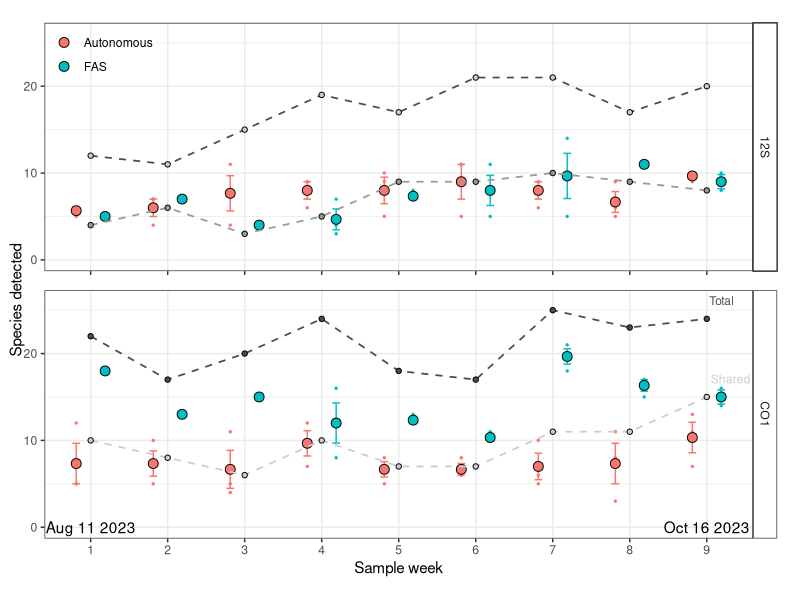
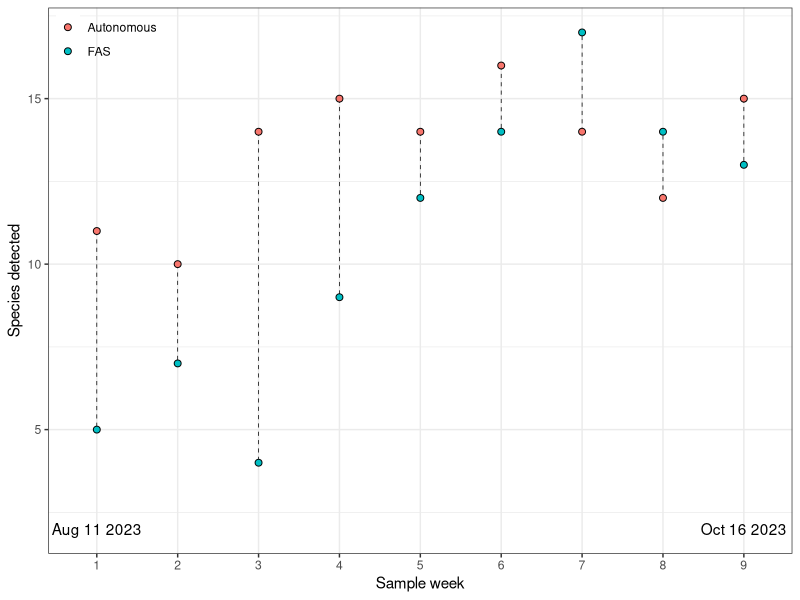

These figures' R source, in order:
## Plotting DOT comparison data -----

#load libraries ---
library(tidyverse)
library(patchwork)

#functions
substrRight <- function(x, n){
  substr(x, nchar(x)-n+1, nchar(x))
}

#load data --- 
dot_data_raw <- read.csv("data/12S_Revised_ASVsGrouped.csv") #fish
dot_data_raw_invert <- read.csv("data/DOTCOI_feature_table_export_filtered.csv")

#format to long 
dot_df <- dot_data_raw%>%
          gather(key = "Sampler",val="reads",3:49)%>%
          mutate(type=ifelse(grepl("X10",Sampler),"Autonomous","FAS"),
                 type=ifelse(grepl("Control",Sampler),"FAS",type),
                 week=ifelse(grepl("X10",Sampler),substrRight(Sampler,1),substr(Sampler,3,3)),
                 rep=case_when(grepl("1003",Sampler)~1,
                               grepl("1004",Sampler)~2,
                               grepl("1005",Sampler)~3,
                               grepl("Control",Sampler)~1,
                               TRUE ~ NA),
                 marker="12S")%>% #only a catch if it didn't work: sum(is.na(dot_df$rep)) == 0
          rename(confed = PercentMatch,
                 Sp = BLAST)

dot_df_invert <- dot_data_raw_invert%>%
                 gather(key = "Sampler",val="reads",7:53)%>%
                 mutate(type=ifelse(grepl("DOT",Sampler),"Autonomous","FAS"),
                         week=substrRight(Sampler,1),
                         rep=case_when(grepl("1003",Sampler)~1,
                                       grepl("1004",Sampler)~2,
                                       grepl("1005",Sampler)~3,
                                       grepl("SR1",Sampler)~1,
                                       grepl("SR3",Sampler)~2,
                                       grepl("SR4",Sampler)~3,
                                       grepl("SR5",Sampler)~4,
                                       TRUE ~ NA),
                        marker="CO1")%>%
                  rename(Sp=Species,confed = 6)

#calculate weekly richness

## Data prep --------------

rich_df <- rbind(dot_df,dot_df_invert%>%select(names(dot_df)))%>% #number of speci
            filter(reads>0)

dot_df_rich_rep <- rich_df%>% #per replicate richness
                  group_by(marker,type,week,rep)%>%
                  summarize(nspecies=length(unique(Sp)))%>%
                  ungroup()%>%
                  data.frame()

dot_df_week_rich <- dot_df_rich_rep%>% #average replicate richness
                    group_by(marker,type,week)%>%
                    summarize(mn=mean(nspecies),
                              sd=sd(nspecies))%>%
                    ungroup()%>%
                    mutate(se=sd/sqrt(3),
                           se=ifelse(week>3 & type == "SR",sd,se))%>%
                    data.frame()%>%
                    mutate(rep=NA)

dot_df_week_rich_overlap <- rich_df%>% #overlap amongst species detected per week. 
                      group_by(marker,type,week)%>%
                      distinct(Sp,.keep_all=TRUE)%>%
                      ungroup()%>%
                      group_by(marker,week,Sp)%>%
                      summarize(count=n())%>%
                      ungroup()%>%
                      group_by(marker,week)%>%
                      summarize(shared = sum(count==2),
                                count=n(),
                                overlap = shared/count)%>%
                      ungroup()%>%
                      data.frame()%>%
                      mutate(rep=NA,se=NA,sd=NA)

#Assemble plot data
plotvals <- c("marker","type","week","rep","xval","sd","se")

plotdata <- rbind(dot_df_rich_rep%>%
                    rename(xval=nspecies)%>%
                    mutate(sd=NA,se=NA,type=paste(type,"replicate",sep="_"))%>%
                    select(plotvals),
                  
                  dot_df_week_rich%>%
                    rename(xval=mn)%>%
                    dplyr::select(plotvals),
                  
                  dot_df_week_rich_overlap%>%
                    rename(Shared = shared,
                           Total=count)%>%
                    gather(key = "type", value = "xval", Shared, Total)%>%
                    mutate(sd=NA,se=NA)%>%
                    select(plotvals)
                  
)%>%mutate(type2=gsub("_replicate","",type))


#12S marker plot --------------
p1_a <- ggplot()+
  #per replicate points
  geom_point(data=plotdata%>%
               filter(marker=="12S",type%in%c("Autonomous_replicate","FAS_replicate")),
             aes(x=week,y=xval,col=type2),size=0.5, position=position_dodge(width=0.75),show.legend = FALSE)+
  
  #mean among replicates
  geom_errorbar(data=plotdata%>%
                  filter(marker=="12S",type %in% c("Autonomous","FAS")),
                aes(x=week,y=xval,ymin=xval-se,ymax=xval+se,group=type2,col=type2),
                #linetype = "dotted",
                position=position_dodge(width=0.75),
                width=0.2,show.legend = FALSE)+
  geom_point(data=plotdata%>%filter(marker=="12S",type %in% c("Autonomous","FAS")),
             position=position_dodge(width=0.75),size=3,
             aes(x=week,y=xval,group=type2,fill=type2),pch=21,col="black")+
  
  #shared species points and line
  geom_line(data=plotdata%>%
              filter(marker=="12S",type=="Shared")%>%
              mutate(marker="12S"),aes(x=week,y=xval,group=1),lty=2,col="grey60",lwd=0.6)+
  geom_point(data=plotdata%>%filter(marker=="12S",type=="Shared"),
             aes(x=week,y=xval),shape=21,fill="grey60",size=1.5)+
  
  #total species 
  geom_line(data=plotdata%>%
              filter(marker=="12S",type=="Total")%>%
              mutate(marker="12S"),aes(x=week,y=xval,group=1),lty=2,col="grey30",lwd=0.6)+
  geom_point(data=plotdata%>%filter(marker=="12S",type=="Total"),
             aes(x=week,y=xval),shape=21,fill="grey80",size=1.5)+
  
  facet_grid(marker~.)+
  theme_bw()+
  labs(x="Sample week",y="Species detected",fill="")+
  theme(legend.position = c(0, 1),  # Position legend in the top left
        legend.justification = c(0, 1),
        legend.background = element_blank(),
        legend.title = element_blank(),
        strip.background = element_rect(fill="white"),
        axis.text.x = element_blank(),
        axis.title.x = element_blank())+
  scale_y_continuous(limits = c(0,26))

#CO1 marker plot --------------
p1_b <- ggplot()+
  #per replicate points
  geom_point(data=plotdata%>%
               filter(marker=="CO1",type%in%c("Autonomous_replicate","FAS_replicate")),
             aes(x=week,y=xval,col=type2),size=0.5, position=position_dodge(width=0.75),show.legend = FALSE)+
  
  #mean among replicates
  geom_errorbar(data=plotdata%>%
                  filter(marker=="CO1",type %in% c("Autonomous","FAS")),
                aes(x=week,y=xval,ymin=xval-se,ymax=xval+se,group=type2,col=type2),
                #linetype = "dotted",
                position=position_dodge(width=0.75),
                width=0.2,show.legend = FALSE)+
  geom_point(data=plotdata%>%filter(marker=="CO1",type %in% c("Autonomous","FAS")),
             position=position_dodge(width=0.75),size=3,
             aes(x=week,y=xval,group=type2,fill=type2),pch=21,col="black")+
  
  #shared species points and line
  geom_line(data=plotdata%>%
              filter(marker=="CO1",type=="Shared")%>%
              mutate(marker="CO1"),aes(x=week,y=xval,group=1),lty=2,col="grey80",lwd=0.6)+
  geom_point(data=plotdata%>%filter(marker=="CO1",type=="Shared"),
             aes(x=week,y=xval),shape=21,fill="grey80",size=1.5)+
  
  #total species 
  geom_line(data=plotdata%>%
              filter(marker=="CO1",type=="Total")%>%
              mutate(marker="CO1"),aes(x=week,y=xval,group=1),lty=2,col="grey30",lwd=0.6)+
  geom_point(data=plotdata%>%filter(marker=="CO1",type=="Total"),
             aes(x=week,y=xval),shape=21,fill="grey30",size=1.5)+
  
  # Labels for total and shared lines
  geom_text(data = plotdata %>%
              filter(marker == "CO1", type %in% c("Total", "Shared"), week == 9),
            aes(x = week, y = xval, label = type), 
            hjust = -0.1, vjust = -1.5, size = 3, color = c("grey80", "grey30"))  +
  
  #facet label
  facet_grid(marker~.)+
  
  #time of week labels
  geom_text(data=data.frame(week = c(1,9),
                            xval = rep(0,2), 
                            label = c("Aug 11 2023","Oct 16 2023")),aes(x=week,y=xval,label=label))+
  theme_bw()+
  labs(x="Sample week",y="Species detected",fill="")+
  theme(legend.position = "none",  
        strip.background = element_rect(fill="white"))+
  scale_y_continuous(limits = c(0,26))


#patchwork combination plot ----
p1 <- wrap_elements(p1_a/p1_b & ylab(NULL) & theme(plot.margin = margin(5.5, 5.5, 5.5, 0))) + 
  labs(tag = "Species detected") + # https://tidytales.ca/snippets/2022-12-22_patchwork-shared-axis-labels/
  theme(
    plot.tag = element_text(size = rel(1), angle = 90),
    plot.tag.position = "left"
  )

ggsave("figures/marker_method_comparision.png",p1,width=8,height=5,units="in",dpi=300)


dot_df_week_rich_total <- dot_df%>%
  filter(reads>0)%>%
  group_by(type,week)%>%
  summarize(nspecies=length(unique(Sp)))%>%
  ungroup()%>%
  data.frame()


p2 <- ggplot(data=dot_df_week_rich_total,aes(x=week,y=nspecies))+
  geom_path(lwd=0.25,aes(group=week),lty=2,show.legend = FALSE)+
  geom_point(size=2,aes(group=type,fill=type),pch=21,col="black")+
  geom_text(data=data.frame(week = c(1,9),
                            nspecies = rep(range(dot_df_week_rich_total$nspecies)[1]-2,2), 
                            label = c("Aug 11 2023","Oct 16 2023")),aes(label=label))+
  theme_bw()+
  labs(x="Sample week",y="Species detected",fill="")+
  theme(legend.position = c(0, 1),  # Position legend in the top left
        legend.justification = c(0, 1),
        legend.background = element_blank(),
        legend.title = element_blank())

ggsave("figures/TotalRichness_Comparison.png",p2,width=7.5,height=4.5,units="in",dpi=300)
